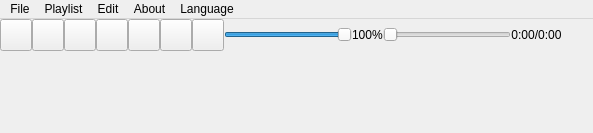
<?xml version="1.0" encoding="UTF-8"?>
<ui version="4.0">
 <class>MainWindow</class>
 <widget class="QMainWindow" name="MainWindow">
  <property name="geometry">
   <rect>
    <x>0</x>
    <y>0</y>
    <width>593</width>
    <height>133</height>
   </rect>
  </property>
  <property name="sizePolicy">
   <sizepolicy hsizetype="Expanding" vsizetype="Expanding">
    <horstretch>0</horstretch>
    <verstretch>0</verstretch>
   </sizepolicy>
  </property>
  <property name="minimumSize">
   <size>
    <width>32</width>
    <height>32</height>
   </size>
  </property>
  <property name="windowTitle">
   <string>RAP</string>
  </property>
  <property name="autoFillBackground">
   <bool>false</bool>
  </property>
  <property name="tabShape">
   <enum>QTabWidget::TabShape::Rounded</enum>
  </property>
  <widget class="QWidget" name="centralwidget">
   <property name="sizePolicy">
    <sizepolicy hsizetype="Expanding" vsizetype="Expanding">
     <horstretch>0</horstretch>
     <verstretch>0</verstretch>
    </sizepolicy>
   </property>
   <layout class="QVBoxLayout" name="verticalLayout">
    <property name="spacing">
     <number>0</number>
    </property>
    <property name="leftMargin">
     <number>0</number>
    </property>
    <property name="topMargin">
     <number>0</number>
    </property>
    <property name="rightMargin">
     <number>0</number>
    </property>
    <property name="bottomMargin">
     <number>0</number>
    </property>
    <item>
     <widget class="QWidget" name="controlContainer" native="true">
      <property name="sizePolicy">
       <sizepolicy hsizetype="Preferred" vsizetype="Preferred">
        <horstretch>0</horstretch>
        <verstretch>0</verstretch>
       </sizepolicy>
      </property>
      <property name="maximumSize">
       <size>
        <width>16777215</width>
        <height>128</height>
       </size>
      </property>
      <layout class="QHBoxLayout" name="controlLayout" stretch="0,0,0,0,0,0,0,0,0,0,0,0">
       <property name="spacing">
        <number>0</number>
       </property>
       <property name="sizeConstraint">
        <enum>QLayout::SizeConstraint::SetFixedSize</enum>
       </property>
       <property name="leftMargin">
        <number>0</number>
       </property>
       <property name="topMargin">
        <number>0</number>
       </property>
       <property name="rightMargin">
        <number>0</number>
       </property>
       <property name="bottomMargin">
        <number>0</number>
       </property>
       <item>
        <widget class="QPushButton" name="playButton">
         <property name="sizePolicy">
          <sizepolicy hsizetype="Fixed" vsizetype="Fixed">
           <horstretch>0</horstretch>
           <verstretch>0</verstretch>
          </sizepolicy>
         </property>
         <property name="minimumSize">
          <size>
           <width>32</width>
           <height>32</height>
          </size>
         </property>
         <property name="maximumSize">
          <size>
           <width>32</width>
           <height>32</height>
          </size>
         </property>
         <property name="text">
          <string/>
         </property>
         <property name="icon">
          <iconset theme="QIcon::ThemeIcon::MediaPlaybackStart"/>
         </property>
        </widget>
       </item>
       <item>
        <widget class="QPushButton" name="stopButton">
         <property name="sizePolicy">
          <sizepolicy hsizetype="Fixed" vsizetype="Fixed">
           <horstretch>0</horstretch>
           <verstretch>0</verstretch>
          </sizepolicy>
         </property>
         <property name="minimumSize">
          <size>
           <width>32</width>
           <height>32</height>
          </size>
         </property>
         <property name="maximumSize">
          <size>
           <width>32</width>
           <height>32</height>
          </size>
         </property>
         <property name="text">
          <string/>
         </property>
         <property name="icon">
          <iconset theme="QIcon::ThemeIcon::MediaPlaybackStop"/>
         </property>
        </widget>
       </item>
       <item>
        <widget class="QPushButton" name="backwardButton">
         <property name="sizePolicy">
          <sizepolicy hsizetype="Fixed" vsizetype="Fixed">
           <horstretch>0</horstretch>
           <verstretch>0</verstretch>
          </sizepolicy>
         </property>
         <property name="minimumSize">
          <size>
           <width>32</width>
           <height>32</height>
          </size>
         </property>
         <property name="maximumSize">
          <size>
           <width>32</width>
           <height>32</height>
          </size>
         </property>
         <property name="text">
          <string/>
         </property>
         <property name="icon">
          <iconset theme="QIcon::ThemeIcon::MediaSkipBackward"/>
         </property>
        </widget>
       </item>
       <item>
        <widget class="QPushButton" name="forwardButton">
         <property name="sizePolicy">
          <sizepolicy hsizetype="Fixed" vsizetype="Fixed">
           <horstretch>0</horstretch>
           <verstretch>0</verstretch>
          </sizepolicy>
         </property>
         <property name="minimumSize">
          <size>
           <width>32</width>
           <height>32</height>
          </size>
         </property>
         <property name="maximumSize">
          <size>
           <width>32</width>
           <height>32</height>
          </size>
         </property>
         <property name="text">
          <string/>
         </property>
         <property name="icon">
          <iconset theme="QIcon::ThemeIcon::MediaSkipForward"/>
         </property>
        </widget>
       </item>
       <item>
        <widget class="ActionButton" name="repeatButton">
         <property name="sizePolicy">
          <sizepolicy hsizetype="Fixed" vsizetype="Fixed">
           <horstretch>0</horstretch>
           <verstretch>0</verstretch>
          </sizepolicy>
         </property>
         <property name="minimumSize">
          <size>
           <width>32</width>
           <height>32</height>
          </size>
         </property>
         <property name="maximumSize">
          <size>
           <width>32</width>
           <height>32</height>
          </size>
         </property>
         <property name="text">
          <string/>
         </property>
         <property name="icon">
          <iconset theme="QIcon::ThemeIcon::MediaPlaylistRepeat"/>
         </property>
         <property name="checkable">
          <bool>true</bool>
         </property>
        </widget>
       </item>
       <item>
        <widget class="ActionButton" name="randomButton">
         <property name="sizePolicy">
          <sizepolicy hsizetype="Fixed" vsizetype="Fixed">
           <horstretch>0</horstretch>
           <verstretch>0</verstretch>
          </sizepolicy>
         </property>
         <property name="minimumSize">
          <size>
           <width>32</width>
           <height>32</height>
          </size>
         </property>
         <property name="maximumSize">
          <size>
           <width>32</width>
           <height>32</height>
          </size>
         </property>
         <property name="text">
          <string/>
         </property>
         <property name="icon">
          <iconset theme="QIcon::ThemeIcon::MediaPlaylistShuffle"/>
         </property>
         <property name="checkable">
          <bool>true</bool>
         </property>
         <property name="default">
          <bool>false</bool>
         </property>
         <property name="flat">
          <bool>false</bool>
         </property>
        </widget>
       </item>
       <item>
        <widget class="QPushButton" name="eqButton">
         <property name="minimumSize">
          <size>
           <width>32</width>
           <height>32</height>
          </size>
         </property>
         <property name="maximumSize">
          <size>
           <width>32</width>
           <height>32</height>
          </size>
         </property>
         <property name="text">
          <string/>
         </property>
         <property name="icon">
          <iconset theme="QIcon::ThemeIcon::CallStart"/>
         </property>
         <property name="checkable">
          <bool>true</bool>
         </property>
        </widget>
       </item>
       <item>
        <widget class="CustomSlider" name="volumeSlider">
         <property name="sizePolicy">
          <sizepolicy hsizetype="Expanding" vsizetype="Minimum">
           <horstretch>4</horstretch>
           <verstretch>0</verstretch>
          </sizepolicy>
         </property>
         <property name="minimumSize">
          <size>
           <width>128</width>
           <height>0</height>
          </size>
         </property>
         <property name="maximumSize">
          <size>
           <width>16777215</width>
           <height>16777215</height>
          </size>
         </property>
         <property name="mouseTracking">
          <bool>true</bool>
         </property>
         <property name="styleSheet">
          <string notr="true"/>
         </property>
         <property name="maximum">
          <number>100</number>
         </property>
         <property name="singleStep">
          <number>5</number>
         </property>
         <property name="value">
          <number>100</number>
         </property>
         <property name="orientation">
          <enum>Qt::Orientation::Horizontal</enum>
         </property>
        </widget>
       </item>
       <item>
        <widget class="QLabel" name="volumeLabel">
         <property name="sizePolicy">
          <sizepolicy hsizetype="Fixed" vsizetype="Fixed">
           <horstretch>0</horstretch>
           <verstretch>0</verstretch>
          </sizepolicy>
         </property>
         <property name="text">
          <string>100%</string>
         </property>
         <property name="alignment">
          <set>Qt::AlignmentFlag::AlignJustify|Qt::AlignmentFlag::AlignVCenter</set>
         </property>
         <property name="margin">
          <number>8</number>
         </property>
        </widget>
       </item>
       <item>
        <widget class="CustomSlider" name="progressSlider">
         <property name="sizePolicy">
          <sizepolicy hsizetype="Expanding" vsizetype="Expanding">
           <horstretch>4</horstretch>
           <verstretch>0</verstretch>
          </sizepolicy>
         </property>
         <property name="minimumSize">
          <size>
           <width>128</width>
           <height>0</height>
          </size>
         </property>
         <property name="maximumSize">
          <size>
           <width>16777215</width>
           <height>16777215</height>
          </size>
         </property>
         <property name="mouseTracking">
          <bool>true</bool>
         </property>
         <property name="styleSheet">
          <string notr="true"/>
         </property>
         <property name="maximum">
          <number>0</number>
         </property>
         <property name="orientation">
          <enum>Qt::Orientation::Horizontal</enum>
         </property>
        </widget>
       </item>
       <item>
        <widget class="QLabel" name="progressLabel">
         <property name="sizePolicy">
          <sizepolicy hsizetype="Fixed" vsizetype="Fixed">
           <horstretch>0</horstretch>
           <verstretch>0</verstretch>
          </sizepolicy>
         </property>
         <property name="text">
          <string>0:00/0:00</string>
         </property>
         <property name="textFormat">
          <enum>Qt::TextFormat::PlainText</enum>
         </property>
         <property name="alignment">
          <set>Qt::AlignmentFlag::AlignCenter</set>
         </property>
         <property name="wordWrap">
          <bool>false</bool>
         </property>
         <property name="margin">
          <number>8</number>
         </property>
        </widget>
       </item>
       <item>
        <widget class="QLabel" name="trackLabel">
         <property name="text">
          <string/>
         </property>
        </widget>
       </item>
      </layout>
      <zorder>stopButton</zorder>
      <zorder>backwardButton</zorder>
      <zorder>forwardButton</zorder>
      <zorder>repeatButton</zorder>
      <zorder>randomButton</zorder>
      <zorder>progressSlider</zorder>
      <zorder>playButton</zorder>
      <zorder>volumeSlider</zorder>
      <zorder>progressLabel</zorder>
      <zorder>volumeLabel</zorder>
      <zorder>eqButton</zorder>
      <zorder>trackLabel</zorder>
     </widget>
    </item>
    <item>
     <layout class="QHBoxLayout" name="tableLayout">
      <property name="spacing">
       <number>0</number>
      </property>
      <property name="sizeConstraint">
       <enum>QLayout::SizeConstraint::SetDefaultConstraint</enum>
      </property>
      <property name="leftMargin">
       <number>0</number>
      </property>
      <item>
       <widget class="PlaylistView" name="playlistView" native="true"/>
      </item>
     </layout>
    </item>
   </layout>
  </widget>
  <widget class="QMenuBar" name="menubar">
   <property name="geometry">
    <rect>
     <x>0</x>
     <y>0</y>
     <width>593</width>
     <height>33</height>
    </rect>
   </property>
   <widget class="QMenu" name="menuFile">
    <property name="title">
     <string>File</string>
    </property>
    <addaction name="actionOpenFile"/>
    <addaction name="actionOpenFolder"/>
    <addaction name="separator"/>
    <addaction name="actionExit"/>
   </widget>
   <widget class="QMenu" name="menuEdit">
    <property name="title">
     <string>Edit</string>
    </property>
    <addaction name="actionSettings"/>
   </widget>
   <widget class="QMenu" name="menuAbout">
    <property name="title">
     <string>About</string>
    </property>
    <addaction name="actionAbout"/>
    <addaction name="actionHelp"/>
   </widget>
   <widget class="QMenu" name="menuPlaylist">
    <property name="title">
     <string>Playlist</string>
    </property>
    <addaction name="actionAddFile"/>
    <addaction name="actionAddFolder"/>
   </widget>
   <widget class="QMenu" name="menuLanguage">
    <property name="title">
     <string>Language</string>
    </property>
    <addaction name="actionRussian"/>
    <addaction name="actionEnglish"/>
   </widget>
   <addaction name="menuFile"/>
   <addaction name="menuPlaylist"/>
   <addaction name="menuEdit"/>
   <addaction name="menuAbout"/>
   <addaction name="menuLanguage"/>
  </widget>
  <action name="actionOpenFile">
   <property name="text">
    <string>Open File</string>
   </property>
  </action>
  <action name="actionOpenFolder">
   <property name="text">
    <string>Open Folder</string>
   </property>
  </action>
  <action name="actionExit">
   <property name="text">
    <string>Exit</string>
   </property>
  </action>
  <action name="actionAbout">
   <property name="text">
    <string>About</string>
   </property>
  </action>
  <action name="actionForward">
   <property name="text">
    <string>Forward</string>
   </property>
   <property name="menuRole">
    <enum>QAction::MenuRole::NoRole</enum>
   </property>
  </action>
  <action name="actionBackward">
   <property name="text">
    <string>Backward</string>
   </property>
   <property name="menuRole">
    <enum>QAction::MenuRole::NoRole</enum>
   </property>
  </action>
  <action name="actionRepeat">
   <property name="checkable">
    <bool>true</bool>
   </property>
   <property name="text">
    <string>Repeat</string>
   </property>
   <property name="menuRole">
    <enum>QAction::MenuRole::NoRole</enum>
   </property>
  </action>
  <action name="actionPause">
   <property name="text">
    <string>Pause</string>
   </property>
   <property name="menuRole">
    <enum>QAction::MenuRole::NoRole</enum>
   </property>
  </action>
  <action name="actionResume">
   <property name="text">
    <string>Resume</string>
   </property>
   <property name="menuRole">
    <enum>QAction::MenuRole::NoRole</enum>
   </property>
  </action>
  <action name="actionStop">
   <property name="text">
    <string>Stop</string>
   </property>
   <property name="menuRole">
    <enum>QAction::MenuRole::NoRole</enum>
   </property>
  </action>
  <action name="actionRandom">
   <property name="checkable">
    <bool>true</bool>
   </property>
   <property name="text">
    <string>Random</string>
   </property>
   <property name="toolTip">
    <string>Random</string>
   </property>
   <property name="menuRole">
    <enum>QAction::MenuRole::NoRole</enum>
   </property>
  </action>
  <action name="actionSettings">
   <property name="text">
    <string>Settings</string>
   </property>
  </action>
  <action name="actionHelp">
   <property name="text">
    <string>Help</string>
   </property>
  </action>
  <action name="actionAddFile">
   <property name="text">
    <string>Add File</string>
   </property>
  </action>
  <action name="actionAddFolder">
   <property name="text">
    <string>Add Folder</string>
   </property>
  </action>
  <action name="actionRussian">
   <property name="text">
    <string>Russian</string>
   </property>
  </action>
  <action name="actionEnglish">
   <property name="text">
    <string>English</string>
   </property>
  </action>
 </widget>
 <customwidgets>
  <customwidget>
   <class>CustomSlider</class>
   <extends>QSlider</extends>
   <header>customslider.hpp</header>
  </customwidget>
  <customwidget>
   <class>ActionButton</class>
   <extends>QPushButton</extends>
   <header>actionbutton.hpp</header>
  </customwidget>
  <customwidget>
   <class>PlaylistView</class>
   <extends>QWidget</extends>
   <header>playlistview.hpp</header>
   <container>1</container>
  </customwidget>
 </customwidgets>
 <resources/>
 <connections/>
</ui>
